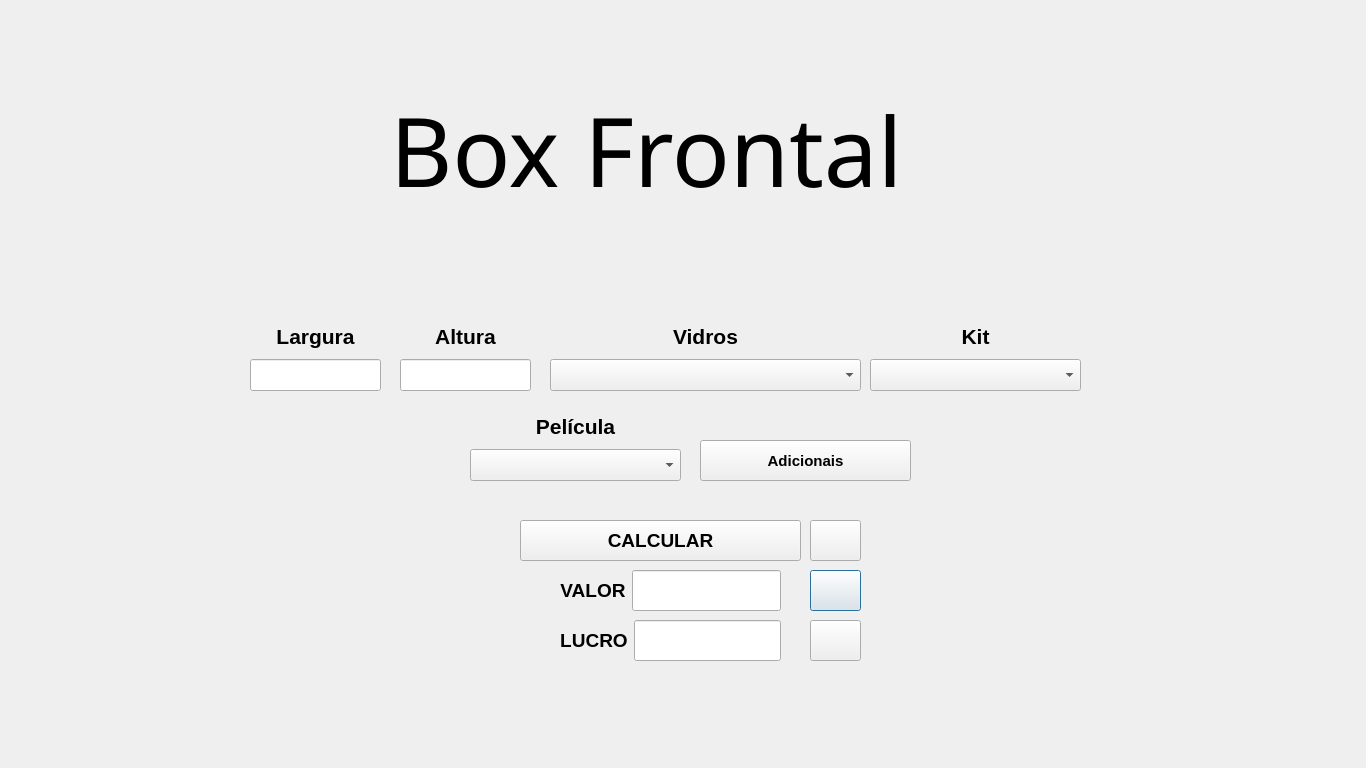
<?xml version="1.0" encoding="UTF-8"?>
<ui version="4.0">
 <class>BoxFrontal</class>
 <widget class="QDialog" name="BoxFrontal">
  <property name="geometry">
   <rect>
    <x>0</x>
    <y>0</y>
    <width>1366</width>
    <height>768</height>
   </rect>
  </property>
  <property name="windowTitle">
   <string>Dialog</string>
  </property>
  <widget class="QWidget" name="layoutWidget_2">
   <property name="geometry">
    <rect>
     <x>550</x>
     <y>320</y>
     <width>311</width>
     <height>71</height>
    </rect>
   </property>
   <layout class="QVBoxLayout" name="verticalLayout_3">
    <item>
     <widget class="QLabel" name="labelVidros">
      <property name="font">
       <font>
        <pointsize>14</pointsize>
        <bold>true</bold>
       </font>
      </property>
      <property name="text">
       <string>&lt;html&gt;&lt;head/&gt;&lt;body&gt;&lt;p align=&quot;center&quot;&gt;&lt;span style=&quot; font-size:16pt;&quot;&gt;Vidros&lt;/span&gt;&lt;/p&gt;&lt;/body&gt;&lt;/html&gt;</string>
      </property>
     </widget>
    </item>
    <item>
     <widget class="QComboBox" name="comboBoxVidros">
      <property name="sizePolicy">
       <sizepolicy hsizetype="Preferred" vsizetype="Preferred">
        <horstretch>0</horstretch>
        <verstretch>0</verstretch>
       </sizepolicy>
      </property>
      <property name="font">
       <font>
        <pointsize>11</pointsize>
        <bold>true</bold>
       </font>
      </property>
      <item>
       <property name="text">
        <string/>
       </property>
      </item>
     </widget>
    </item>
   </layout>
  </widget>
  <widget class="QWidget" name="layoutWidget_9">
   <property name="geometry">
    <rect>
     <x>470</x>
     <y>410</y>
     <width>211</width>
     <height>71</height>
    </rect>
   </property>
   <layout class="QVBoxLayout" name="verticalLayout_8">
    <item>
     <widget class="QLabel" name="label_7">
      <property name="text">
       <string>&lt;html&gt;&lt;head/&gt;&lt;body&gt;&lt;p align=&quot;center&quot;&gt;&lt;span style=&quot; font-size:16pt; font-weight:700;&quot;&gt;Película&lt;/span&gt;&lt;/p&gt;&lt;/body&gt;&lt;/html&gt;</string>
      </property>
     </widget>
    </item>
    <item>
     <widget class="QComboBox" name="comboBoxPelicula">
      <property name="sizePolicy">
       <sizepolicy hsizetype="Preferred" vsizetype="Preferred">
        <horstretch>0</horstretch>
        <verstretch>0</verstretch>
       </sizepolicy>
      </property>
      <property name="font">
       <font>
        <pointsize>11</pointsize>
        <bold>true</bold>
       </font>
      </property>
      <item>
       <property name="text">
        <string/>
       </property>
      </item>
     </widget>
    </item>
   </layout>
  </widget>
  <widget class="QPushButton" name="pushButtonSalvar">
   <property name="geometry">
    <rect>
     <x>810</x>
     <y>570</y>
     <width>51</width>
     <height>41</height>
    </rect>
   </property>
   <property name="text">
    <string/>
   </property>
   <property name="icon">
    <iconset resource="files.qrc">
     <normaloff>:/imagens/salvar.png</normaloff>:/imagens/salvar.png</iconset>
   </property>
   <property name="iconSize">
    <size>
     <width>24</width>
     <height>24</height>
    </size>
   </property>
  </widget>
  <widget class="QPushButton" name="pushButtonCalcular">
   <property name="geometry">
    <rect>
     <x>520</x>
     <y>520</y>
     <width>281</width>
     <height>41</height>
    </rect>
   </property>
   <property name="sizePolicy">
    <sizepolicy hsizetype="Minimum" vsizetype="Preferred">
     <horstretch>0</horstretch>
     <verstretch>0</verstretch>
    </sizepolicy>
   </property>
   <property name="font">
    <font>
     <pointsize>14</pointsize>
     <bold>true</bold>
    </font>
   </property>
   <property name="text">
    <string>CALCULAR</string>
   </property>
  </widget>
  <widget class="QWidget" name="layoutWidget_7">
   <property name="geometry">
    <rect>
     <x>870</x>
     <y>320</y>
     <width>211</width>
     <height>71</height>
    </rect>
   </property>
   <layout class="QVBoxLayout" name="verticalLayout_5">
    <item>
     <widget class="QLabel" name="label_3">
      <property name="text">
       <string>&lt;html&gt;&lt;head/&gt;&lt;body&gt;&lt;p align=&quot;center&quot;&gt;&lt;span style=&quot; font-size:16pt; font-weight:700;&quot;&gt;Kit&lt;/span&gt;&lt;/p&gt;&lt;/body&gt;&lt;/html&gt;</string>
      </property>
     </widget>
    </item>
    <item>
     <widget class="QComboBox" name="comboBoxKit">
      <property name="sizePolicy">
       <sizepolicy hsizetype="Preferred" vsizetype="Preferred">
        <horstretch>0</horstretch>
        <verstretch>0</verstretch>
       </sizepolicy>
      </property>
      <property name="font">
       <font>
        <pointsize>11</pointsize>
        <bold>true</bold>
       </font>
      </property>
      <item>
       <property name="text">
        <string/>
       </property>
      </item>
     </widget>
    </item>
   </layout>
  </widget>
  <widget class="QPushButton" name="pushButtonRefatorando">
   <property name="geometry">
    <rect>
     <x>700</x>
     <y>440</y>
     <width>211</width>
     <height>41</height>
    </rect>
   </property>
   <property name="font">
    <font>
     <pointsize>11</pointsize>
     <bold>true</bold>
    </font>
   </property>
   <property name="text">
    <string>Adicionais</string>
   </property>
   <property name="icon">
    <iconset resource="files.qrc">
     <normaloff>:/imagens/adicionar-a-cesta.png</normaloff>:/imagens/adicionar-a-cesta.png</iconset>
   </property>
   <property name="iconSize">
    <size>
     <width>24</width>
     <height>24</height>
    </size>
   </property>
  </widget>
  <widget class="QLabel" name="label">
   <property name="geometry">
    <rect>
     <x>390</x>
     <y>80</y>
     <width>641</width>
     <height>141</height>
    </rect>
   </property>
   <property name="font">
    <font>
     <family>Matura MT Script Capitals</family>
     <pointsize>72</pointsize>
     <bold>false</bold>
    </font>
   </property>
   <property name="text">
    <string>&lt;html&gt;&lt;head/&gt;&lt;body&gt;&lt;p&gt;Box Frontal&lt;/p&gt;&lt;/body&gt;&lt;/html&gt;</string>
   </property>
  </widget>
  <widget class="QWidget" name="layoutWidget_6">
   <property name="geometry">
    <rect>
     <x>560</x>
     <y>570</y>
     <width>221</width>
     <height>41</height>
    </rect>
   </property>
   <layout class="QHBoxLayout" name="horizontalLayout">
    <item>
     <widget class="QLabel" name="label_4">
      <property name="text">
       <string>&lt;html&gt;&lt;head/&gt;&lt;body&gt;&lt;p align=&quot;center&quot;&gt;&lt;span style=&quot; font-size:14pt; font-weight:700;&quot;&gt;VALOR&lt;/span&gt;&lt;/p&gt;&lt;/body&gt;&lt;/html&gt;</string>
      </property>
     </widget>
    </item>
    <item>
     <widget class="QLineEdit" name="lineEditValor">
      <property name="sizePolicy">
       <sizepolicy hsizetype="Expanding" vsizetype="Preferred">
        <horstretch>0</horstretch>
        <verstretch>0</verstretch>
       </sizepolicy>
      </property>
      <property name="font">
       <font>
        <pointsize>16</pointsize>
        <bold>true</bold>
       </font>
      </property>
     </widget>
    </item>
   </layout>
  </widget>
  <widget class="QWidget" name="layoutWidget">
   <property name="geometry">
    <rect>
     <x>560</x>
     <y>620</y>
     <width>221</width>
     <height>41</height>
    </rect>
   </property>
   <layout class="QVBoxLayout" name="verticalLayout_6">
    <item>
     <layout class="QHBoxLayout" name="horizontalLayout_2">
      <item>
       <widget class="QLabel" name="label_6">
        <property name="text">
         <string>&lt;html&gt;&lt;head/&gt;&lt;body&gt;&lt;p align=&quot;center&quot;&gt;&lt;span style=&quot; font-size:14pt; font-weight:700;&quot;&gt;LUCRO&lt;/span&gt;&lt;/p&gt;&lt;/body&gt;&lt;/html&gt;</string>
        </property>
       </widget>
      </item>
      <item>
       <widget class="QLineEdit" name="lineEditLucro">
        <property name="sizePolicy">
         <sizepolicy hsizetype="Expanding" vsizetype="Preferred">
          <horstretch>0</horstretch>
          <verstretch>0</verstretch>
         </sizepolicy>
        </property>
        <property name="font">
         <font>
          <pointsize>11</pointsize>
          <bold>true</bold>
         </font>
        </property>
        <property name="whatsThis">
         <string>&lt;html&gt;&lt;head/&gt;&lt;body&gt;&lt;p align=&quot;center&quot;&gt;&lt;br/&gt;&lt;/p&gt;&lt;/body&gt;&lt;/html&gt;</string>
        </property>
       </widget>
      </item>
     </layout>
    </item>
   </layout>
  </widget>
  <widget class="QPushButton" name="pushButtonDesconto">
   <property name="geometry">
    <rect>
     <x>810</x>
     <y>520</y>
     <width>51</width>
     <height>41</height>
    </rect>
   </property>
   <property name="text">
    <string/>
   </property>
   <property name="icon">
    <iconset resource="files.qrc">
     <normaloff>:/imagens/desconto.png</normaloff>:/imagens/desconto.png</iconset>
   </property>
   <property name="iconSize">
    <size>
     <width>24</width>
     <height>24</height>
    </size>
   </property>
  </widget>
  <widget class="QWidget" name="layoutWidget_5">
   <property name="geometry">
    <rect>
     <x>250</x>
     <y>320</y>
     <width>131</width>
     <height>71</height>
    </rect>
   </property>
   <layout class="QVBoxLayout" name="verticalLayout">
    <item>
     <widget class="QLabel" name="labelLargura">
      <property name="font">
       <font>
        <pointsize>14</pointsize>
        <bold>true</bold>
       </font>
      </property>
      <property name="text">
       <string>&lt;html&gt;&lt;head/&gt;&lt;body&gt;&lt;p align=&quot;center&quot;&gt;&lt;span style=&quot; font-size:16pt;&quot;&gt;Largura&lt;/span&gt;&lt;/p&gt;&lt;/body&gt;&lt;/html&gt;</string>
      </property>
     </widget>
    </item>
    <item>
     <widget class="QLineEdit" name="lineEditLargura">
      <property name="sizePolicy">
       <sizepolicy hsizetype="Expanding" vsizetype="Preferred">
        <horstretch>0</horstretch>
        <verstretch>0</verstretch>
       </sizepolicy>
      </property>
      <property name="font">
       <font>
        <pointsize>11</pointsize>
        <bold>true</bold>
       </font>
      </property>
     </widget>
    </item>
   </layout>
  </widget>
  <widget class="QPushButton" name="pushButtonLimpar">
   <property name="geometry">
    <rect>
     <x>810</x>
     <y>620</y>
     <width>51</width>
     <height>41</height>
    </rect>
   </property>
   <property name="text">
    <string/>
   </property>
   <property name="icon">
    <iconset resource="files.qrc">
     <normaloff>:/imagens/limpar.png</normaloff>:/imagens/limpar.png</iconset>
   </property>
   <property name="iconSize">
    <size>
     <width>24</width>
     <height>24</height>
    </size>
   </property>
  </widget>
  <widget class="QWidget" name="layoutWidget_8">
   <property name="geometry">
    <rect>
     <x>400</x>
     <y>320</y>
     <width>131</width>
     <height>71</height>
    </rect>
   </property>
   <layout class="QVBoxLayout" name="verticalLayout_2">
    <item>
     <widget class="QLabel" name="labelAltura">
      <property name="font">
       <font>
        <pointsize>14</pointsize>
        <bold>true</bold>
       </font>
      </property>
      <property name="text">
       <string>&lt;html&gt;&lt;head/&gt;&lt;body&gt;&lt;p align=&quot;center&quot;&gt;&lt;span style=&quot; font-size:16pt;&quot;&gt;Altura&lt;/span&gt;&lt;/p&gt;&lt;/body&gt;&lt;/html&gt;</string>
      </property>
     </widget>
    </item>
    <item>
     <widget class="QLineEdit" name="lineEditAltura">
      <property name="sizePolicy">
       <sizepolicy hsizetype="Expanding" vsizetype="Preferred">
        <horstretch>0</horstretch>
        <verstretch>0</verstretch>
       </sizepolicy>
      </property>
      <property name="font">
       <font>
        <pointsize>11</pointsize>
        <bold>true</bold>
       </font>
      </property>
     </widget>
    </item>
   </layout>
  </widget>
 </widget>
 <tabstops>
  <tabstop>lineEditLargura</tabstop>
  <tabstop>lineEditAltura</tabstop>
  <tabstop>comboBoxVidros</tabstop>
  <tabstop>comboBoxKit</tabstop>
  <tabstop>comboBoxPelicula</tabstop>
  <tabstop>pushButtonRefatorando</tabstop>
  <tabstop>pushButtonCalcular</tabstop>
  <tabstop>pushButtonDesconto</tabstop>
  <tabstop>pushButtonSalvar</tabstop>
  <tabstop>pushButtonLimpar</tabstop>
  <tabstop>lineEditValor</tabstop>
  <tabstop>lineEditLucro</tabstop>
 </tabstops>
 <resources>
  <include location="files.qrc"/>
 </resources>
 <connections/>
</ui>
